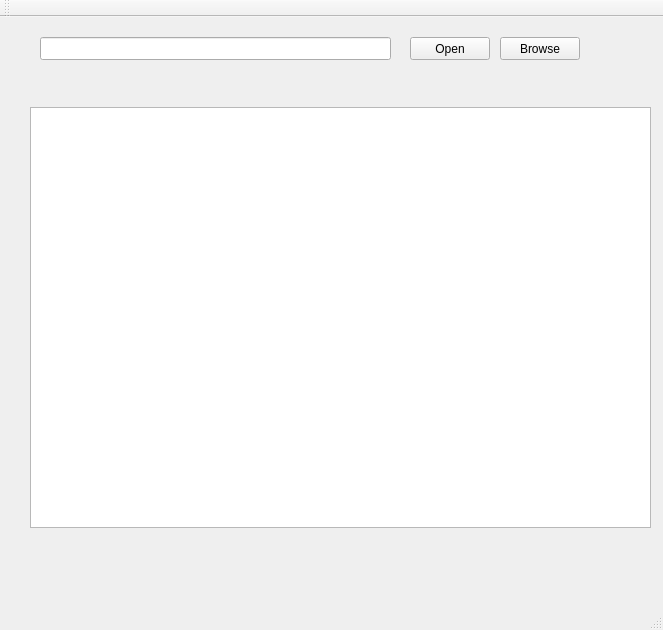
<?xml version="1.0" encoding="UTF-8"?>
<ui version="4.0">
 <class>MainWindow</class>
 <widget class="QMainWindow" name="MainWindow">
  <property name="geometry">
   <rect>
    <x>0</x>
    <y>0</y>
    <width>663</width>
    <height>630</height>
   </rect>
  </property>
  <property name="windowTitle">
   <string>MainWindow</string>
  </property>
  <widget class="QWidget" name="centralWidget">
   <widget class="QPushButton" name="openBtn">
    <property name="geometry">
     <rect>
      <x>410</x>
      <y>20</y>
      <width>80</width>
      <height>23</height>
     </rect>
    </property>
    <property name="text">
     <string>Open</string>
    </property>
   </widget>
   <widget class="QLineEdit" name="inputFileEdit">
    <property name="geometry">
     <rect>
      <x>40</x>
      <y>20</y>
      <width>351</width>
      <height>23</height>
     </rect>
    </property>
   </widget>
   <widget class="QTextEdit" name="decoded_text">
    <property name="geometry">
     <rect>
      <x>30</x>
      <y>90</y>
      <width>621</width>
      <height>421</height>
     </rect>
    </property>
   </widget>
   <widget class="QPushButton" name="browseButton">
    <property name="geometry">
     <rect>
      <x>500</x>
      <y>20</y>
      <width>80</width>
      <height>23</height>
     </rect>
    </property>
    <property name="text">
     <string>Browse</string>
    </property>
   </widget>
  </widget>
  <widget class="QMenuBar" name="menuBar">
   <property name="geometry">
    <rect>
     <x>0</x>
     <y>0</y>
     <width>663</width>
     <height>20</height>
    </rect>
   </property>
  </widget>
  <widget class="QToolBar" name="mainToolBar">
   <attribute name="toolBarArea">
    <enum>TopToolBarArea</enum>
   </attribute>
   <attribute name="toolBarBreak">
    <bool>false</bool>
   </attribute>
  </widget>
  <widget class="QStatusBar" name="statusBar"/>
 </widget>
 <layoutdefault spacing="6" margin="11"/>
 <resources/>
 <connections/>
</ui>
